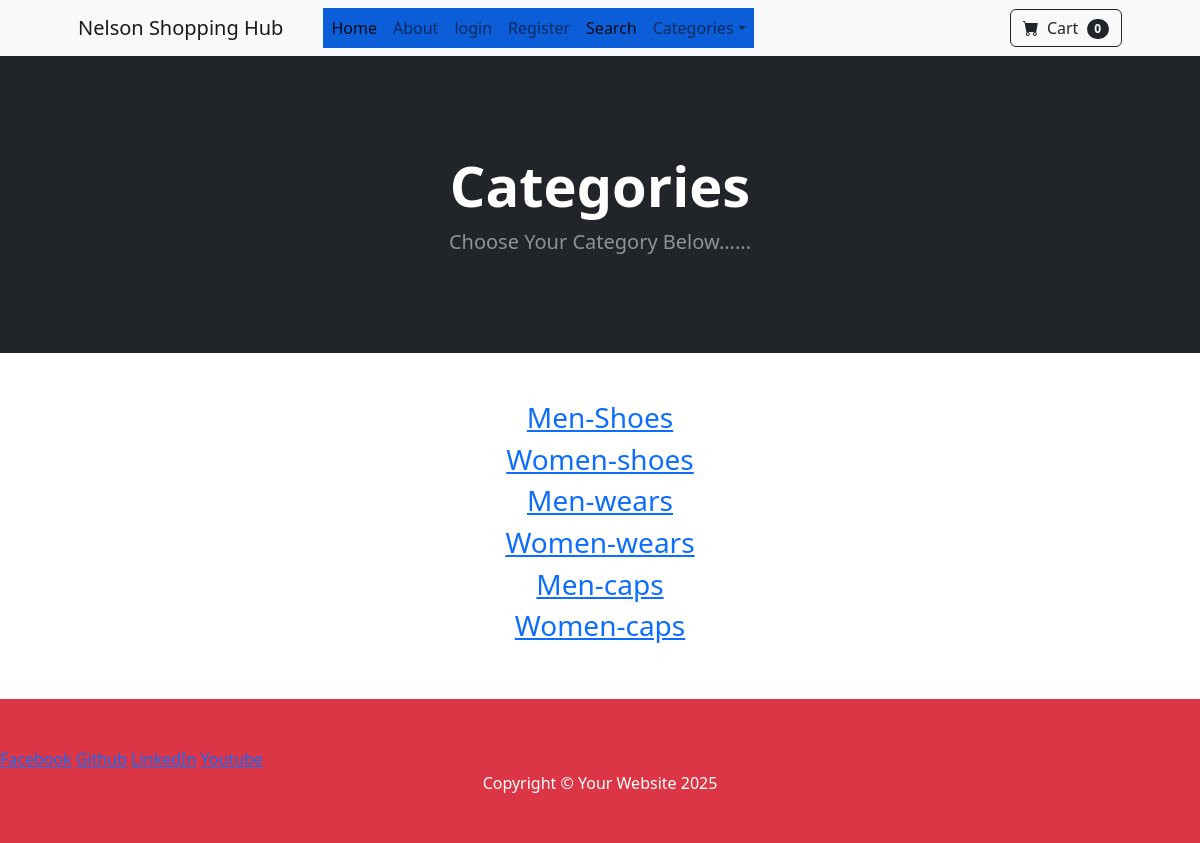
The app's page /category_summary/ with its own data.
### myapp/models.py (models this page shows)
class Category(models.Model):
    name = models.CharField(max_length=50)
    def __str__(self):
        return self.name
    class Meta:
        verbose_name_plural = "categories"

### myapp/views.py (the view)
# urls.py: path('category_summary/', views.category_summary, name='category_summary'),
def category_summary(request):
    categories = Category.objects.all()
    context = {'categories': categories}
    return render(request, 'category_summary.html', context)

### cart/cart.py (called while the page is built)
    def __len__(self):
         return len(self.cart)

### cart/context_processors.py (called while the page is built)
def cart(request):
    return {'cart': Cart(request)}

### myapp/templates/category_summary.html
{% extends 'base.html' %}
{% load static %}
{% block content %}
<header class="bg-dark py-5">
            <div class="container px-4 px-lg-5 my-5">
                <div class="text-center text-white">
                    <h1 class="display-4 fw-bolder">Categories</h1>
                    <p class="lead fw-normal text-white-50 mb-0">Choose Your Category Below......</p>
                </div>
            </div>
        </header>
        <div class="container ">
            <div class="row">
                <center>
                    <div class="col-8">
                        <br><br>
                        {% for category in categories %}
                            <h3><a href="{% url 'category' category %}">{{category}}</a></h3>
                        {% endfor %}
                        <br><br>
                    </div>
                </center>
            </div>
        </div>
{% endblock %}

### records on screen
Category: name "Men-Shoes"
Category: name "Women-shoes"
Category: name "Men-wears"
Category: name "Women-wears"
Category: name "Men-caps"
Category: name "Women-caps"

### other values on screen
{{ cart|length }} "0"
